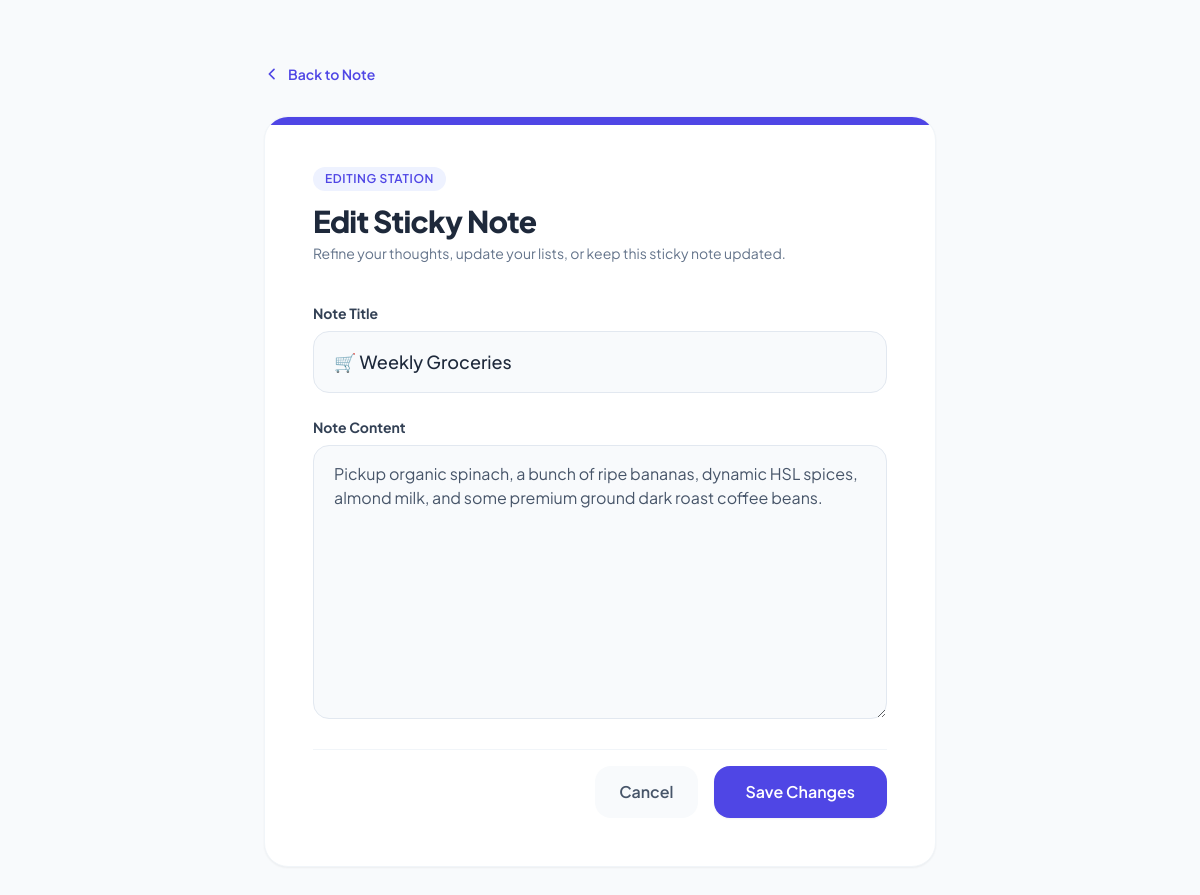
The page /5/edit/ on the database its author committed.
### notes/models.py (models this page shows, shortened)
class Note(models.Model):
    title = models.CharField(
        max_length=200,
        help_text="The main heading for your sticky note card."
    )
    content = models.TextField(
        help_text="The rich details and descriptions of your thoughts."
    )
    created_at = models.DateTimeField(auto_now_add=True)

### notes/views.py (the view)
# urls.py: path('<int:pk>/edit/', views.edit_note, name='edit_note'),
def edit_note(request, pk):
    note = Note.objects.get(pk=pk)
    if request.method == 'POST':
        form = NoteForm(request.POST, instance=note)
        if form.is_valid():
            form.save()
            return redirect('notes:note_detail', pk=note.pk)
    else:
        form = NoteForm(instance=note)
    context = {
        'form': form,
        'note': note,
    }
    return render(request, 'notes/edit_note.html', context)

### notes/forms.py
class NoteForm(forms.ModelForm):
    class Meta:
        model = Note
        fields = ['title', 'content']
        widgets = {
            'title': forms.TextInput(attrs={
                'class': 'w-full px-5 py-4 text-lg bg-slate-50 border border-slate-200 rounded-2xl focus:outline-none focus:ring-2 focus:ring-indigo-500 focus:bg-white transition-all duration-300 placeholder:text-slate-400 font-medium text-slate-800',
                'placeholder': 'Give your note a title...'
            }),
            'content': forms.Textarea(attrs={
                'class': 'w-full px-5 py-4 text-base bg-slate-50 border border-slate-200 rounded-2xl focus:outline-none focus:ring-2 focus:ring-indigo-500 focus:bg-white transition-all duration-300 placeholder:text-slate-400 text-slate-600 min-h-[160px] resize-y',
                'placeholder': 'Type your thoughts or ideas here...'
            }),
        }

### notes/templates/notes/edit_note.html (shortened to what this page needs)
<!DOCTYPE html>
<html lang="en">
<head>
    <script src="https://cdn.tailwindcss.com"></script>
</head>
<body class="bg-slate-50 min-h-screen text-slate-800 antialiased selection:bg-indigo-100 selection:text-indigo-900 py-16 px-4">
    <div class="max-w-2xl mx-auto">
        <a href="{% url 'notes:note_detail' note.pk %}"
            class="inline-flex items-center text-sm font-semibold text-indigo-600 hover:text-indigo-800 transition-colors mb-8 group">
            <svg class="w-4 h-4 mr-2 transform group-hover:-translate-x-1 transition-transform" fill="none"
                stroke="currentColor" viewBox="0 0 24 24">
                <path stroke-linecap="round" stroke-linejoin="round" stroke-width="2.5" d="M15 19l-7-7 7-7" />
            </svg>
            Back to Note
        </a>
        <div class="bg-white rounded-3xl p-8 md:p-12 shadow-sm border border-slate-100 relative overflow-hidden">
            <div class="absolute top-0 left-0 w-full h-[8px] bg-indigo-600"></div>
            <header class="mb-10">
                <span class="bg-indigo-50 text-indigo-600 px-3 py-1 rounded-full text-xs font-semibold tracking-wider uppercase inline-block mb-3">
                    Editing Station
                </span>
                <h1 class="text-3xl font-extrabold text-slate-800 tracking-tight">
                    Edit Sticky Note
                </h1>
                <p class="text-slate-500 text-sm mt-1">
                    Refine your thoughts, update your lists, or keep this sticky note updated.
                </p>
            </header>
            <form method="POST" class="space-y-6">
                <div>
                    <label for="{{ form.title.id_for_label }}" class="block text-sm font-bold text-slate-700 mb-2">
                        Note Title
                    </label>
                    {{ form.title }}
                </div>
                <div>
                    <label for="{{ form.content.id_for_label }}" class="block text-sm font-bold text-slate-700 mb-2">
                        Note Content
                    </label>
                    {{ form.content }}
                </div>
                <div class="flex flex-col sm:flex-row gap-4 justify-end pt-4 border-t border-slate-100">
                    <a href="{% url 'notes:note_detail' note.pk %}"
                        class="w-full sm:w-auto text-center px-6 py-3.5 bg-slate-50 hover:bg-slate-100 text-slate-600 font-semibold rounded-2xl transition-colors duration-300">
                        Cancel
                    </a>
                    <button type="submit"
                        class="w-full sm:w-auto px-8 py-3.5 bg-indigo-600 hover:bg-indigo-700 active:scale-95 text-white font-semibold rounded-2xl shadow-sm hover:shadow-md transition-all duration-300">
                        Save Changes
                    </button>
                </div>
            </form>
        </div>
    </div>
</body>
</html>

### notes/templates/notes/edit_note.html (style rules this page uses)
body { font-family: 'Plus Jakarta Sans', sans-serif; }

### rows shown on the page
Note: title "🛒 Weekly Groceries", content "Pickup organic spinach, a bunch of ripe bananas, dynamic HSL spices, almond milk, and some premium ground dark roast coffee beans."
